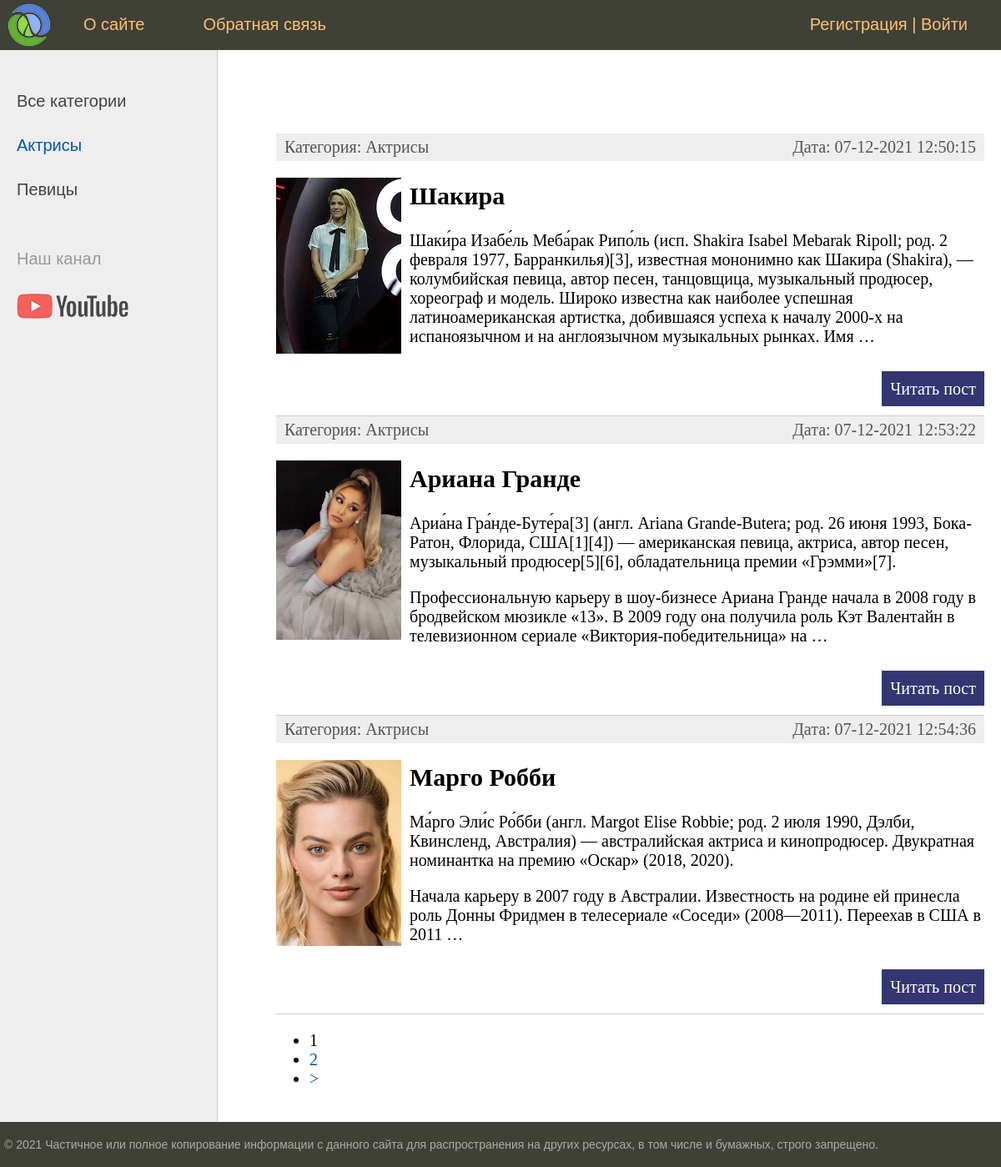
Screenshot of /category/aktrisy/ with the database file from the repository.
### women/models.py (models this page shows, shortened)
class Category(models.Model):
    name = models.CharField(max_length=100, db_index=True, verbose_name="Категория")
    slug = models.SlugField(max_length=255, unique=True, db_index=True, verbose_name="URL")
    def __str__(self):
        return self.name
    def get_absolute_url(self):
        return reverse('category', kwargs={'cat_slug': self.slug})
    class Meta:
        verbose_name = 'Категория'
        verbose_name_plural = 'Категории'
        ordering = ['id']

class Women(models.Model):
    title = models.CharField(max_length=255, verbose_name="Заголовок")
    slug = models.SlugField(max_length=255, unique=True, db_index=True, verbose_name="URL")
    content = models.TextField(blank=True, verbose_name="Текст статьи")
    photo = models.ImageField(upload_to="photos/%Y/%m/%d/",verbose_name="Фото")
    time_create = models.DateTimeField(auto_now_add=True, verbose_name="Время создания")
    time_update = models.DateTimeField(auto_now=True, verbose_name="Время изменения")
    is_published = models.BooleanField(default=True, verbose_name="Публикация")
    cat = models.ForeignKey('Category', on_delete=models.PROTECT, verbose_name="Категории")
    def get_absolute_url(self):
        return reverse('post', kwargs={'post_slug': self.slug})
    class Meta:
        verbose_name = 'Известные женщины'
        verbose_name_plural = 'Известные женщины'
        ordering = ['id']

### women/views.py (the view)
# urls.py: path('category/<slug:cat_slug>/', WomenCategory.as_view(), name='category'),
class WomenCategory(DataMixin, ListView):
    model = Women
    template_name = 'women/index.html'
    context_object_name = 'posts'
    allow_empty = False
    def get_queryset(self):
        return Women.objects.filter(cat__slug=self.kwargs['cat_slug'], is_published=True).select_related('cat')
    def get_context_data(self, *, object_list=None, **kwargs):
        context = super().get_context_data(**kwargs)
        c = Category.objects.get(slug=self.kwargs['cat_slug'])
        c_def = self.get_user_context(title='Категория - ' + str(c.name),
                                      cat_selected=c.pk)
        context = dict(list(context.items()) + list(c_def.items()))
        return context

### women/utils.py (called while the page is built)
    def get_user_context(self, **kwargs):
        context = kwargs
        cats = cache.get('cats')
        if not cats:
            cats = Category.objects.annotate(Count('women'))
            cache.set('cats', cats, 60)
        user_menu = menu.copy()
        if not self.request.user.is_authenticated:
            user_menu.pop(1)
        context['menu'] = user_menu
        context['cats'] = cats
        if 'cat_selected' not in context:
            context['cat_selected'] = 0
        return context

### women/templates/women/index.html (shortened to what this page needs)
{% extends 'women/base.html' %}
{% block content %}
<ul class="list-articles">
	{% for p in posts %}
			<li><div class="article-panel">
				<p class="first">Категория: {{p.cat}}</p>
				<p class="last">Дата: {{p.time_update|date:"d-m-Y H:i:s"}}</p>
			</div>
				{% if p.photo %}
				<p><img class="img-article-left thumb" src="{{p.photo.url}}"></p>
				{% endif %}
				<h2>{{p.title}}</h2>
	{% autoescape on %}
	{{p.content|linebreaks|truncatewords:50}}
	{% endautoescape %}
			<p class="link-read-post"><a href="{{ p.get_absolute_url }}">Читать пост</a></p>
			</li>
	{% endfor %}
</ul>
{% endblock %}

### women/templates/women/base.html (shortened to what this page needs)
{% load static %}
<!DOCTYPE html>
<html>
<head>
	<link type="text/css" href="{% static 'women/css/styles.css' %}" rel="stylesheet" />
</head>
<body>
<table class="table-page" border=0 cellpadding="0" cellspacing="0">
<tr><td valign=top>
{% block mainmenu %}
	<div class="header">
		<ul id="mainmenu" class="mainmenu">
			<li class="logo"><a href="{% url 'home' %}"><div class="logo"></div> </a> </li>
{% for m in menu %}
			<li><a href="{% url m.url_name %}">{{m.title}}</a> </li>
{% endfor %}
		{% if request.user.is_authenticated %}
		<li class="last">{{ user.username }} | <a href="{% url 'logout' %}">Выйти</a></li>
		{% else %}
		<li class="last"> <a href="{% url 'register' %}">Регистрация</a> | <a href="{% url 'login' %}">Войти</a></li>
		{% endif %}
		</ul>
	</div>
{% endblock mainmenu %}
<table class="table-content" border=0 cellpadding="0" cellspacing="0">
<tr>
	{% load cache %}
	<td valign="top" class="left-chapters">
	<ul id="leftchapters">
{% if cat_selected == 0 %}
		<li class="selected">Все категории</li>
{% else %}
		<li><a href="{% url 'home' %}">Все категории</a></li>
{% endif %}
		{% for c in cats %}
		{% if c.women__count > 0 %}
			{% if c.pk == cat_selected %}
				<li class="selected">{{ c.name }}</li>
			{% else %}
				<li><a href="{{ c.get_absolute_url }}">{{ c.name }}</a></li>
			{% endif %}
		{% endif %}
		{% endfor %}
		<li class="share">
		<p>Наш канал</p>
		<a class="share-yt" href="https://www.youtube.com/channel/UClJzWfGWuGJL2t-3dYKcHTA/playlists" target="_blank" rel="nofollow"></a>
		</li>
	</ul>
</td>
<td valign="top" class="content">
	<div class="content-text">
{% block content %}
{% endblock %}
{% if page_obj.has_other_pages %}
<nav class="list-pages">
	<ul>
		{% for p in paginator.page_range %}
		{% if page_obj.number == p %}
		<li class="page-num page-num-selected">{{ p }}</li>
		{% elif p >= page_obj.number|add:-1 and p <= page_obj.number|add:1 %}
		<li class="page-num">
			<a href="?page={{ p }}">{{ p }}</a>
		</li>
		{% endif %}
		{% endfor %}
{% if page_obj.has_next %}
<li class="page-num">
	<a href="?page={{ page_obj.next_page_number }}">&gt;</a>
</li>
{% endif %}
	</ul>
</nav>
{% endif %}
	</div>
</td></tr></table>
</td></tr>
<tr><td valign=top>
	<div id="footer">
		<p>&copy; 2021 Частичное или полное копирование информации с данного сайта для распространения на других ресурсах, в том числе и бумажных, строго запрещено.</p>
	</div>
</td></tr></table>
</body>
</html>

### women/static/women/css/styles.css (style rules this page uses)
html, body { font-family: 'Arial'; margin: 0; padding: 0; height: 100%; width: 100%; color: #444; }
a { color: #0059b2; text-decoration: none; }
img { max-width: 600px; height: auto; }
img.img-article-left { max-width: 300px; height: auto; float: left; padding: 0 10px 10px 0; }
img.img-article-left.thumb { max-width: 150px; height: auto; }
p.link-read-post { text-align: right; }
p.link-read-post a { padding: 10px; min-width: 100px; background: #333671; color: #fff; text-decoration: none; }
div.article-panel { background: #eee; padding: 5px 10px 5px 10px; box-sizing border-box; overflow: hidden; color: #555; }
div.article-panel p.first { margin: 0; float: left; }
div.article-panel p.last { margin: 0; float: right; }
ul.list-articles { list-style: none; margin: 0; padding: 0; }
ul.list-articles li { border-bottom: 1px solid #ccc; }
.table-page { width: 100%; height: 100%; vertical-align: top; }
.table-page tr { height: 100%; }
.header { background: #3F4137; height: 60px; }
.logo { background: url('../images/logo.png') no-repeat 10px 5px; width: 70px; height: 60px; }
ul.mainmenu { list-style: none; margin: 0; padding: 0; height: 60px; color: #fdc073; font-size: 20px; overflow: hidden; }
ul.mainmenu li { float: left; margin: 18px 40px 0 30px; }
ul.mainmenu li.logo { margin: 0; }
ul.mainmenu li.last { float: right; }
ul.mainmenu li a { color: #fdc073; text-decoration: none; }
.table-content { width: 100%; min-height: 100%; height: 100%; }
.left-chapters { margin: 0; background: #eee; border-right: 1px solid #ccc; min-height: 100%; }
.left-chapters ul { width: 230px; min-height: 100%; margin: 0; padding: 20px 10px 10px 20px; list-style: none; font-size: 20px; }
.left-chapters ul li { margin: 30px 0 0 0; color: #999; }
.left-chapters ul li.selected { color: #0059b2; }
.left-chapters ul li a { color: #444; text-decoration: none; }
.left-chapters ul li.share { margin: 60px 0 0 0; }
.left-chapters ul li.share p { margin: 30px 0 30px 0; }
.left-chapters ul li.share a { display: inline-block; width: 40px; height: 40px; margin: 0 20px 0 0; }
.left-chapters ul li.share a.share-yt { width: 100%; height: 30px; background: url('../images/share_yt.png') no-repeat 0 0 }
.content { padding: 40px 20px 20px 40px; width: 100%; box-sizing: border-box; }
.content-text { margin: 60px 0 0 30px; color: #000; font-size: 20px; font-family: Yandex Sans Display Light; }
#footer { box-sizing: border-box; background: #3F4137; padding: 5px; color: #aaa; font-size: 14px; font-family: Verdana, Geneva, Arial, Helvetica; text-align: left; overflow: hidden; }

### rows the page displays
Category: name "Актрисы"
Category: name "Певицы"
Women: cat "Актрисы", time_update "07-12-2021 12:50:15", photo (picture), title "Шакира", content "Шаки́ра Изабе́ль Меба́рак Рипо́ль (исп. Shakira Isabel Mebarak Ripoll; род. 2 февраля 1977, Барранкилья)[3], известная мононимно как Шакира (Shakira), — колумбийская певица, автор песен, танцовщица, музыкальный продюсер, хореограф и модель. Широко известна как наиболее успешная латиноамериканская артистка, добившаяся успеха к началу 2000-х на испаноязычном и на англоязычном музыкальных рынках. Имя …"
Women: cat "Актрисы", time_update "07-12-2021 12:53:22", photo (picture), title "Ариана Гранде", content "Ариа́на Гра́нде-Буте́ра[3] (англ. Ariana Grande-Butera; род. 26 июня 1993, Бока-Ратон, Флорида, США[1][4]) — американская певица, актриса, автор песен, музыкальный продюсер[5][6], обладательница премии «Грэмми»[7]. Профессиональную карьеру в шоу-бизнесе Ариана Гранде начала в 2008 году в бродвейском мюзикле «13». В 2009 году она получила роль Кэт Валентайн в телевизионном сериале «Виктория-победительница» на …"
Women: cat "Актрисы", time_update "07-12-2021 12:54:36", photo (picture), title "Марго Робби", content "Ма́рго Эли́с Ро́бби (англ. Margot Elise Robbie; род. 2 июля 1990, Дэлби, Квинсленд, Австралия) — австралийская актриса и кинопродюсер. Двукратная номинантка на премию «Оскар» (2018, 2020). Начала карьеру в 2007 году в Австралии. Известность на родине ей принесла роль Донны Фридмен в телесериале «Соседи» (2008—2011). Переехав в США в 2011 …"

### other values shown
{{ m.title }} "О сайте" "Обратная связь"
{{ p }} "1"
{{ p }} "2"
